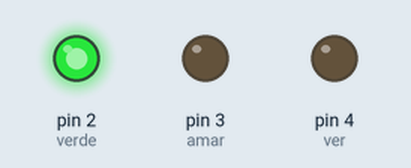
A sketch run on a simulated Arduino Uno, built with avr-gcc and run on an emulated ATmega328P. Parts: output pins drawn as LEDs (lit = HIGH).

Above: at 0.5 s.
At 2.5 s:
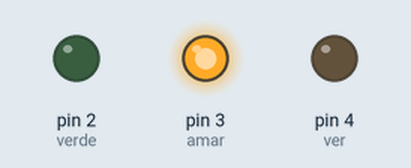
At 4.5 s:
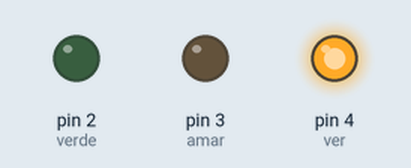
At 5.5 s:
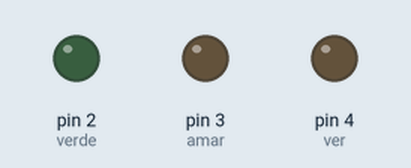
Timing chart, 0 to 7.8 s (numbered marks = the images above):
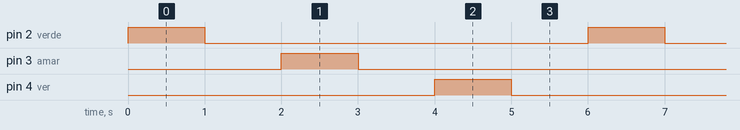

Measured:
- by itself, pin 2 (verde), pin 3 (amar), pin 4 (ver): alternates HIGH for 1.0 s and LOW for 5.0 s
- by itself, everything shown: repeats every 6.0 s, in 6 steps

The sketch:

t2.ino
```cpp
int ver = 4 ;
int amar = 3;
int verde = 2;

void setup() {
  // put your setup code here, to run once:
pinMode(ver, OUTPUT);
pinMode(amar, OUTPUT);
pinMode(verde, OUTPUT);
}

void loop() {
  // put your main code here, to run repeatedly:
 digitalWrite(verde, HIGH);
 delay(1000);
 digitalWrite(verde, LOW);
 delay(1000);
 digitalWrite(amar, HIGH);
 delay(1000);
 digitalWrite(amar, LOW);
 delay(1000);
 digitalWrite(ver, HIGH);
 delay(1000);
 digitalWrite(ver, LOW);
 delay(1000);
}
```
